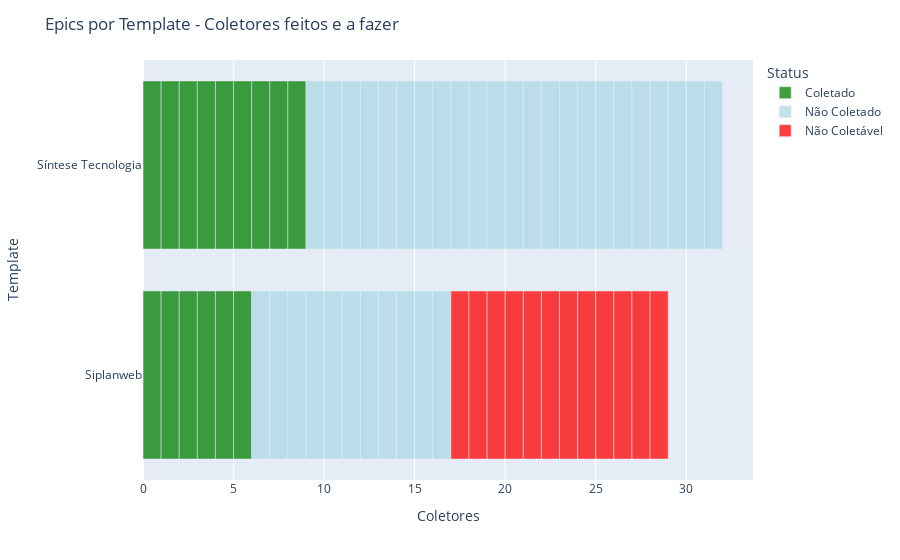

Notebook cell for this chart:
### Markdown cell above
## Epics por Template

### Code cell
template_df = pd.read_csv("data/coletas_por_template.csv")
figures.plot_status_template(template_df, title='Epics por Template - Coletores feitos e a fazer', 
                             y_column='Template', x_column='Coletor', hue="Status", showlegend=True)

### Figure 1 — Plotly figure (JSON) as saved in the notebook; plotly's stock layout.template omitted (floating-point values rounded to 4 significant figures)
{"data": [{"alignmentgroup": "True", "hovertemplate": "Status=Coletado<br>Coletores=%{x}<br>Template=%{y}<extra></extra>", "legendgroup": "Coletado", "marker": {"color": "green", "pattern": {"shape": ""}}, "name": "Coletado", "offsetgroup": "Coletado", "opacity": 0.75, "orientation": "h", "showlegend": true, "textposition": "auto", "type": "bar", "x": [1, 1, 1, 1, 1, 1, 1, 1, 1, 1, 1, 1, 1, 1, 1], "xaxis": "x", "y": ["Siplanweb", "Síntese Tecnologia", "Siplanweb", "Síntese Tecnologia", "Siplanweb", "Siplanweb", "Síntese Tecnologia", "Síntese Tecnologia", "Síntese Tecnologia", "Síntese Tecnologia", "Siplanweb", "Síntese Tecnologia", "Síntese Tecnologia", "Síntese Tecnologia", "Siplanweb"], "yaxis": "y"}, {"alignmentgroup": "True", "hovertemplate": "Status=Não Coletado<br>Coletores=%{x}<br>Template=%{y}<extra></extra>", "legendgroup": "Não Coletado", "marker": {"color": "lightblue", "pattern": {"shape": ""}}, "name": "Não Coletado", "offsetgroup": "Não Coletado", "opacity": 0.75, "orientation": "h", "showlegend": true, "textposition": "auto", "type": "bar", "x": [1, 1, 1, 1, 1, 1, 1, 1, 1, 1, 1, 1, 1, 1, 1, 1, 1, 1, 1, 1, 1, 1, 1, 1, 1, 1, 1, 1, 1, 1, 1, 1, 1, 1], "xaxis": "x", "y": ["Síntese Tecnologia", "Siplanweb", "Síntese Tecnologia", "Síntese Tecnologia", "Síntese Tecnologia", "Síntese Tecnologia", "Siplanweb", "Siplanweb", "Síntese Tecnologia", "Siplanweb", "Síntese Tecnologia", "Siplanweb", "Síntese Tecnologia", "Síntese Tecnologia", "Síntese Tecnologia", "Siplanweb", "Síntese Tecnologia", "Siplanweb", "Síntese Tecnologia", "Siplanweb", "Síntese Tecnologia", "Síntese Tecnologia", "Siplanweb", "Síntese Tecnologia", "Síntese Tecnologia", "Síntese Tecnologia", "Siplanweb", "Síntese Tecnologia", "Síntese Tecnologia", "Síntese Tecnologia", "Síntese Tecnologia", "Siplanweb", "Síntese Tecnologia", "Síntese Tecnologia"], "yaxis": "y"}, {"alignmentgroup": "True", "hovertemplate": "Status=Não Coletável<br>Coletores=%{x}<br>Template=%{y}<extra></extra>", "legendgroup": "Não Coletável", "marker": {"color": "red", "pattern": {"shape": ""}}, "name": "Não Coletável", "offsetgroup": "Não Coletável", "opacity": 0.75, "orientation": "h", "showlegend": true, "textposition": "auto", "type": "bar", "x": [1, 1, 1, 1, 1, 1, 1, 1, 1, 1, 1, 1], "xaxis": "x", "y": ["Siplanweb", "Siplanweb", "Siplanweb", "Siplanweb", "Siplanweb", "Siplanweb", "Siplanweb", "Siplanweb", "Siplanweb", "Siplanweb", "Siplanweb", "Siplanweb"], "yaxis": "y"}], "layout": {"autosize": true, "barmode": "relative", "legend": {"title": {"text": "Status"}, "tracegroupgap": 0}, "margin": {"t": 60}, "title": {"text": "Epics por Template - Coletores feitos e a fazer"}, "xaxis": {"anchor": "y", "autorange": true, "domain": [0, 1], "range": [0, 33.68], "title": {"text": "Coletores"}, "type": "linear"}, "yaxis": {"anchor": "x", "autorange": true, "domain": [0, 1], "range": [-0.5, 1.5], "title": {"text": "Template"}, "type": "category"}}}
